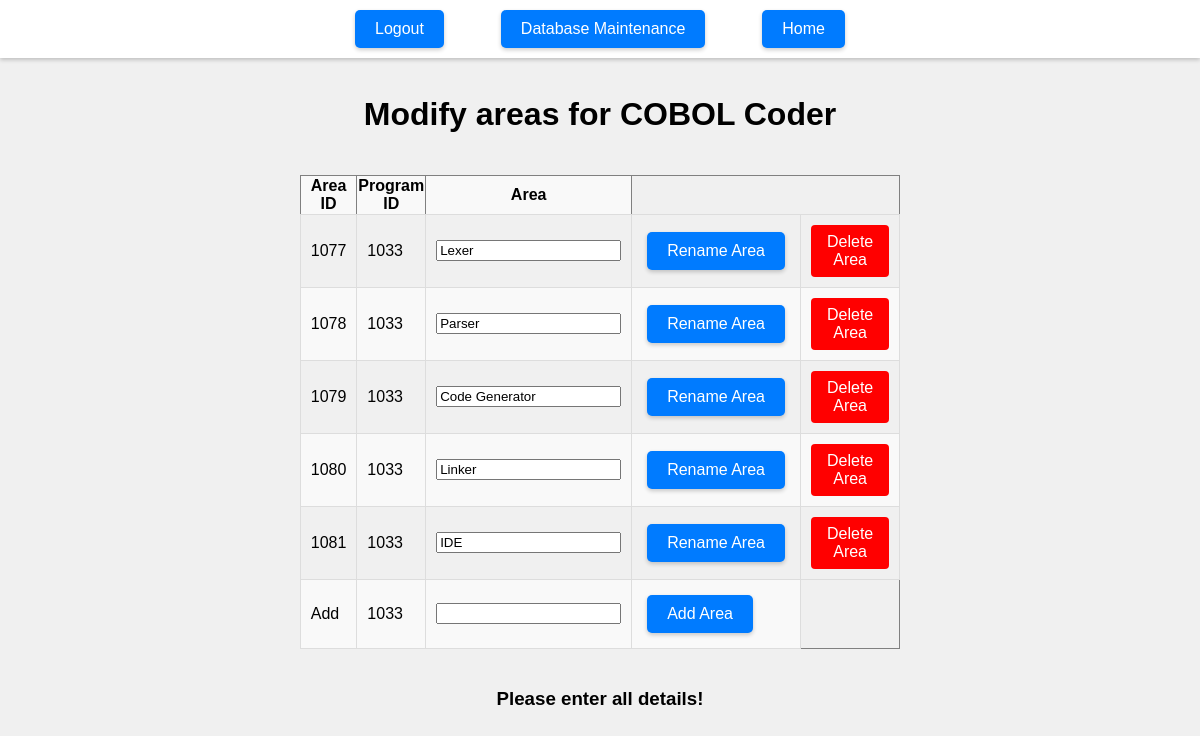
The page /add_update_area_program/1033/False (signed in) on the database its author committed.
### tables this page shows
CREATE TABLE `programs` ( `prog_id` integer PRIMARY KEY AUTOINCREMENT, `program` varchar(32) NOT NULL, `program_release` varchar(32) NOT NULL, `program_version` varchar(32) NOT NULL);

CREATE TABLE `areas` ( `area_id` integer NOT NULL PRIMARY KEY AUTOINCREMENT, `prog_id` int(11) NOT NULL, `area` varchar(32) NOT NULL, FOREIGN KEY (`prog_id`) REFERENCES `programs` (`prog_id`) );

### app.py (the view)
@app.route("/add_update_area_program/<prog_id>/", defaults={'condition1': 'false'})
@app.route("/add_update_area_program/<prog_id>/<condition1>", methods=["GET"])
def add_update_area_program(prog_id,condition1=False):
    if "loggedin" not in session:
        return render_template("login.html")
    if request.method == "GET":
        db = get_db()
        cur = db.execute(f"select * from areas where prog_id='{prog_id}'")
        data = cur.fetchall()
        cur1 = db.execute(f"select program from programs where prog_id='{prog_id}'")
        name = cur1.fetchall()
        program_name = None
        if name:
            program_name = name[0][0]
        return render_template("update_area_id.html",data=data,prog_id=prog_id,name=program_name,condition1=condition1)

### app.py (called while the page is built)
def connect_db():
    sql = sqlite3.connect("/Users/ishanunnarkar/Desktop/Projects/Bug_Hound-Project-main/server/db/bughound.db")
    sql.row_factory = sqlite3.Row
    return sql

def get_db():
    if not hasattr(g,"sqlite3"):
        g.sqlite_db = connect_db()
    return g.sqlite_db

### templates/update_area_id.html (shortened to what this page needs)
<!DOCTYPE html>
<html lang="en">
<head>
    <link rel="stylesheet" href="{{ url_for('static', filename='css/database_maintenance.css') }}">
</head>
<body>
    <div class="header">
        <div class="navigation">
            <a href="{{url_for('logout')}}" class="btn header-btn">Logout</a>
            <a href="{{url_for('database_maintenance')}}" class="btn header-btn">Database Maintenance</a>
            <a href="{{url_for('index_page')}}" class="btn header-btn">Home</a>
        </div>
    </div>
    <table style="width:25%", border="1">
    <h1>Modify areas for {{name}} </h1>
    <tr>
        <th>Area ID</th>
        <th>Program ID</th>
        <th>Area</th>
    </tr>
    {% for area in data %}
            <tr>
                <td>{{ area[0] }}</td>
                <td>{{ area[1] }} </td>
                <form action="{{url_for('update_area_program',area_id=area[0],prog_id=prog_id)}}" method="POST">
                    <td><input id="area_edit" name="area_edit" value="{{area[2]}}"></td>
                    <td><input type="submit" class="btn" value="Rename Area"></td>
                </form>
                <td>
                    <a href="{{url_for('delete_area', area_id=area[0], prog_id=prog_id)}}" style="display: inline-block; padding: 8px 16px; background-color: red; color: white; text-align: center; text-decoration: none; font-size: 16px; border: none; border-radius: 4px; cursor: pointer; width: auto;">Delete Area</a>
                </td>
            </tr>
    {% endfor %}
    <tr>
        <td>Add</td>
        <td>{{prog_id}}</td>
        <form action="{{url_for('add_area_program',prog_id=prog_id)}}" method="POST">
        <td><input id="area_edit" name="area_edit"></td>
        <td><input type="submit" class="btn" value="Add Area"></td>
    </form>
    </tr>
    </table>
    {% if condition1 %}
    <h3>Please enter all details!</h3>
    {% endif %}
</body>
</html>

### static/css/database_maintenance.css (style rules this page uses)
body { background-color: #f0f0f0; font-family: Arial, sans-serif; margin: 0; padding-top: 75px; display: flex; flex-direction: column; align-items: center; }
.header { width: 100%; display: flex; flex-direction: row; align-items: center; padding: 10px 0; background: #fff; box-shadow: 0 2px 4px rgba(0,0,0,0.2); position: fixed; top: 0; z-index: 1000; }
table { width: 100%; max-width: 600px; border-collapse: collapse; margin: 20px 0; }
td { padding: 10px; border: 1px solid #ddd; }
form { background-color: white; padding: 20px; border-radius: 8px; box-shadow: 0px 0px 15px rgba(0,0,0,0.1); margin-top: 20px; }
table tbody tr:nth-child(odd) { background-color: #f9f9f9; }
.btn, input[type="submit"], input[type="reset"], button[type="button"] { box-shadow: 0px 2px 4px rgba(0,0,0,0.2); transition: background-color 0.3s ease, box-shadow 0.3s ease; }
.navigation { display: flex; justify-content: space-between; padding: 0 20px; width: 100%; max-width: 500px; margin: auto; }
.btn, input[type="submit"], input[type="reset"], button[type="button"], .button-row .btn { padding: 10px 20px; background-color: #007bff; color: white; border: none; border-radius: 5px; cursor: pointer; text-decoration: none; margin: 5px; font-size: inherit; }
.header-btn { padding: 10px 20px; background-color: #007bff; color: white; border: none; border-radius: 5px; cursor: pointer; margin: 0 5px; }

### rows shown on the page
programs: program "COBOL Coder"
areas: area_id "1077", prog "1033", area_edit "Lexer"
areas: area_id "1078", prog "1033", area_edit "Parser"
areas: area_id "1079", prog "1033", area_edit "Code Generator"
areas: area_id "1080", prog "1033", area_edit "Linker"
areas: area_id "1081", prog "1033", area_edit "IDE"

### other values the page prints
{{ prog_id }} "1033"
